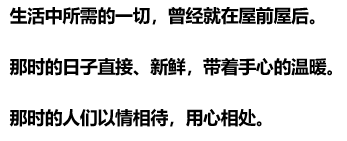
#> input picture ThirdModel/jiangren.PNG, 347 x 141 px
$ python PILTest.py
#> lines starting #> are read from the running program, lines starting #| are printed output that depends on the picture
# coding=gbk
import logging
#PIL 处理图片模块
from PIL import Image,ImageFilter
logging.info("here")
im = Image.open("jiangren.PNG")
#> im is the input picture: PIL image 347x141 RGBA; mean R, G, B, A 217.3, 217.3, 217.3, 255
w,h=im.size
#> w = 347; h = 141
logging.info("here")
logging.info("siez %s %s" %(w,h))
logging.info("here")

im2=im.filter(ImageFilter.BLUR)
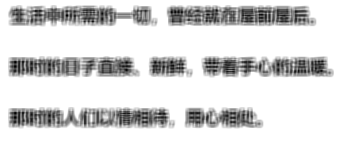
#> im2: PIL image 347x141 RGBA; mean R, G, B, A 217.3, 217.3, 217.3, 255
im2.save("jiangren2.PNG")
logging.info("ok")
